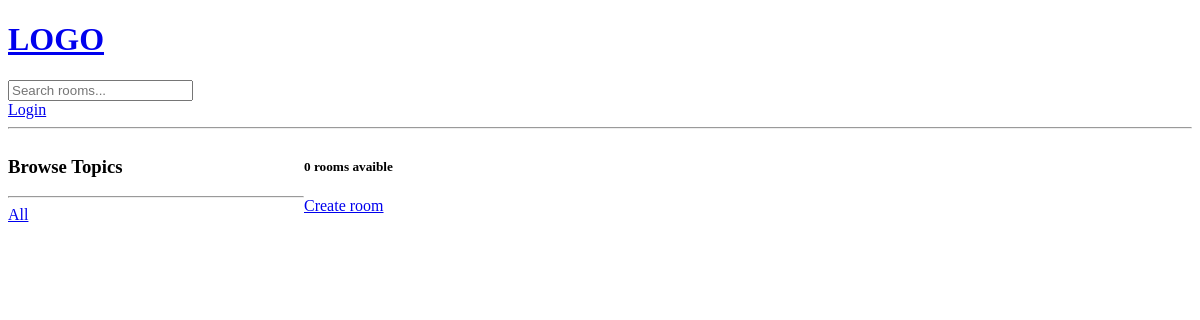
The page /?q=Django on the database as committed earlier.
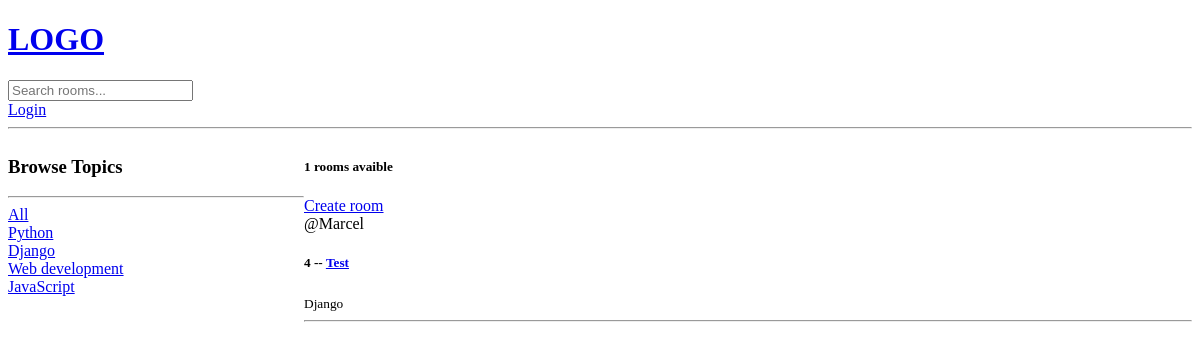
The same page on the database as committed later.
### base/models.py (models this page shows, shortened)
class Topic(models.Model):
    name = models.CharField(max_length=200)

class Room(models.Model):
    host = models.ForeignKey(User, on_delete=models.CASCADE, null=True)
    topic = models.ForeignKey(Topic, on_delete=models.SET_NULL, null=True)
    name = models.CharField(max_length=200)
    description = models.TextField(null=True, blank=True)
    participants = models.ManyToManyField(User, related_name="participants", blank=True)
    updated = models.DateTimeField(auto_now=True)
    created = models.DateTimeField(auto_now_add=True)
    class Meta:
        ordering =['-updated', '-created']

### base/views.py (the view)
# urls.py: path('', views.home, name='home'),
def home(request):
    q = request.GET.get('q') if request.GET.get('q') != None else ''
    rooms = Room.objects.filter(
        Q(topic__name__icontains=q) |
        Q(name__icontains=q) |
        Q(description__icontains=q)
        )
    topics = Topic.objects.all()
    room_count = rooms.count()
    context = {'rooms': rooms, 'topics': topics, 'room_count': room_count}
    return render(request, 'base/home.html', context)

### base/templates/base/home.html (shortened to what this page needs)
{% extends 'main.html' %}
{% block content %}
<div  class="home-container">
    <div>
        <h3>Browse Topics</h3>
        <hr>
        <div>
            <a href="{% url 'home' %}">All</a>
        </div>
        {% for topic in topics %}
            <div>
                <a href="{% url 'home' %}?q={{topic.name}}">{{topic.name}}</a>
            </div>
        {% endfor %}
    </div>
    <div>
        <h5>{{room_count}} rooms avaible</h5>
        <a href="{% url 'create-room'  %}">Create room</a>
        <div>
            {% for room in rooms %}
                <div>
                    <span>@{{room.host.username}}</span>
                    <h5>{{room.id}} -- <a href="{% url 'room' room.id %}">{{room.name}}</a></h5>
                    <small>{{room.topic.name}}</small>
                    <hr></hr>
                </div>
            {% endfor %}
        </div>
    </div>
</div>
{% endblock content %}

### templates/main.html (shortened to what this page needs)
<!DOCTYPE html>
<html lang="en">
</head>
<body>
    {% include 'navbar.html' %}
    {% block content %}
    {% endblock %}
</body>
</html>

### templates/navbar.html
<a href="/">
    <h1>LOGO</h1>
</a>
<form method="GET" action="{% url 'home' %}">
    <input type="text" name="q" placeholder="Search rooms..." />
</form>
{% if request.user.is_authenticated %}
    <p>Hello {{request.user}}</p>
    <a href="{% url 'logout' %}">Logout</a>
{% else %}
    <a href="{% url 'login' %}">Login</a>
{% endif %}
<hr>

### base/templates/base/home.html (style rules this page uses)
.home-container { display: grid; grid-template-columns: 1fr 3fr; }

Rows that differ between the two databases and show on the page:
added Topic: name "Python"
added Topic: name "Django"
added Topic: name "Web development"
added Topic: name "JavaScript"
added Room: host.username "Marcel", id "4", name "Test", topic.name "Django"
Other text that changed with them:
{{ room_count }}: "0" → "1"
